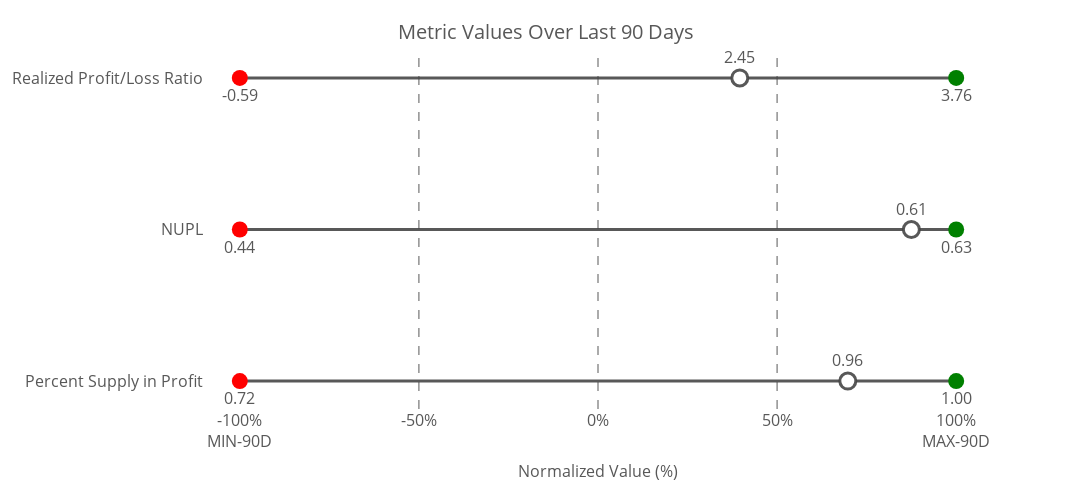

Notebook source saved alongside this figure:
### Code cell
# Manually define metrics and their titles
metrics_titles = {

    'supplyinprofit_sma_percentile': "Percent Supply in Profit",
    'nupl_sma_zscore':"NUPL",
    'plratio_sma_zscore': "Realized Profit/Loss Ratio"
    
    # Add more metrics and titles as needed
}

# Create the dot plot
fig = create_dot_plot(merged_df, metrics_titles)

# Show the plot
fig.show()

# Optionally, save the plot as an HTML file
import plotly.io as pio
pio.write_html(fig, file='normalized_profitloss2_raw_metrics_dot_plot.html')

### Figure 1 — Plotly figure (JSON) as saved in the notebook; plotly's stock layout.template omitted (floating-point values rounded to 4 significant figures)
{"data": [{"line": {"color": "rgba(70, 70, 70, 0.9)", "width": 3}, "mode": "lines", "showlegend": false, "x": [-100, 100], "y": ["Percent Supply in Profit", "Percent Supply in Profit"], "type": "scatter"}, {"marker": {"color": "red", "size": 16, "symbol": "circle"}, "mode": "markers+text", "name": "Percent Supply in Profit Min", "text": ["0.72"], "textfont": {"color": "rgba(70, 70, 70, 0.9)", "size": 16}, "textposition": "bottom center", "x": [-100], "y": ["Percent Supply in Profit"], "type": "scatter"}, {"marker": {"color": "green", "size": 16, "symbol": "circle"}, "mode": "markers+text", "name": "Percent Supply in Profit Max", "text": ["1.00"], "textfont": {"color": "rgba(70, 70, 70, 0.9)", "size": 16}, "textposition": "bottom center", "x": [100], "y": ["Percent Supply in Profit"], "type": "scatter"}, {"marker": {"color": "white", "line": {"color": "rgba(70, 70, 70, 0.9)", "width": 3}, "size": 16, "symbol": "circle"}, "mode": "markers+text", "name": "Percent Supply in Profit Current", "text": ["0.96"], "textfont": {"color": "rgba(70, 70, 70, 0.9)", "size": 16}, "textposition": "top center", "x": [69.74], "y": ["Percent Supply in Profit"], "type": "scatter"}, {"line": {"color": "rgba(70, 70, 70, 0.9)", "width": 3}, "mode": "lines", "showlegend": false, "x": [-100, 100], "y": ["NUPL", "NUPL"], "type": "scatter"}, {"marker": {"color": "red", "size": 16, "symbol": "circle"}, "mode": "markers+text", "name": "NUPL Min", "text": ["0.44"], "textfont": {"color": "rgba(70, 70, 70, 0.9)", "size": 16}, "textposition": "bottom center", "x": [-100], "y": ["NUPL"], "type": "scatter"}, {"marker": {"color": "green", "size": 16, "symbol": "circle"}, "mode": "markers+text", "name": "NUPL Max", "text": ["0.63"], "textfont": {"color": "rgba(70, 70, 70, 0.9)", "size": 16}, "textposition": "bottom center", "x": [100], "y": ["NUPL"], "type": "scatter"}, {"marker": {"color": "white", "line": {"color": "rgba(70, 70, 70, 0.9)", "width": 3}, "size": 16, "symbol": "circle"}, "mode": "markers+text", "name": "NUPL Current", "text": ["0.61"], "textfont": {"color": "rgba(70, 70, 70, 0.9)", "size": 16}, "textposition": "top center", "x": [87.49], "y": ["NUPL"], "type": "scatter"}, {"line": {"color": "rgba(70, 70, 70, 0.9)", "width": 3}, "mode": "lines", "showlegend": false, "x": [-100, 100], "y": ["Realized Profit/Loss Ratio", "Realized Profit/Loss Ratio"], "type": "scatter"}, {"marker": {"color": "red", "size": 16, "symbol": "circle"}, "mode": "markers+text", "name": "Realized Profit/Loss Ratio Min", "text": ["-0.59"], "textfont": {"color": "rgba(70, 70, 70, 0.9)", "size": 16}, "textposition": "bottom center", "x": [-100], "y": ["Realized Profit/Loss Ratio"], "type": "scatter"}, {"marker": {"color": "green", "size": 16, "symbol": "circle"}, "mode": "markers+text", "name": "Realized Profit/Loss Ratio Max", "text": ["3.76"], "textfont": {"color": "rgba(70, 70, 70, 0.9)", "size": 16}, "textposition": "bottom center", "x": [100], "y": ["Realized Profit/Loss Ratio"], "type": "scatter"}, {"marker": {"color": "white", "line": {"color": "rgba(70, 70, 70, 0.9)", "width": 3}, "size": 16, "symbol": "circle"}, "mode": "markers+text", "name": "Realized Profit/Loss Ratio Current", "text": ["2.45"], "textfont": {"color": "rgba(70, 70, 70, 0.9)", "size": 16}, "textposition": "top center", "x": [39.58], "y": ["Realized Profit/Loss Ratio"], "type": "scatter"}], "layout": {"shapes": [{"line": {"color": "rgba(70, 70, 70, 0.9)", "dash": "dash", "width": 1}, "type": "line", "x0": -50, "x1": -50, "xref": "x", "y0": 0, "y1": 1, "yref": "paper"}, {"line": {"color": "rgba(70, 70, 70, 0.9)", "dash": "dash", "width": 1}, "type": "line", "x0": 0, "x1": 0, "xref": "x", "y0": 0, "y1": 1, "yref": "paper"}, {"line": {"color": "rgba(70, 70, 70, 0.9)", "dash": "dash", "width": 1}, "type": "line", "x0": 50, "x1": 50, "xref": "x", "y0": 0, "y1": 1, "yref": "paper"}], "title": {"font": {"color": "rgba(70, 70, 70, 0.9)", "size": 20}, "text": "Metric Values Over Last 90 Days", "y": 0.95, "x": 0.5, "xanchor": "center", "yanchor": "top"}, "xaxis": {"title": {"font": {"color": "rgba(70, 70, 70, 0.9)", "size": 16}, "text": "Normalized Value (%)"}, "tickfont": {"color": "rgba(70, 70, 70, 0.9)", "size": 16}, "showgrid": false, "range": [-110, 110], "tickvals": [-100, -50, 0, 50, 100], "ticktext": ["-100%<br>MIN-90D", "-50%", "0%", "50%", "100%<br>MAX-90D"], "showline": false, "zeroline": false}, "yaxis": {"tickfont": {"color": "rgba(70, 70, 70, 0.9)", "size": 16}, "title": {"standoff": 35}, "tickmode": "array", "tickvals": [0, 1, 2], "ticktext": ["Percent Supply in Profit", "NUPL", "Realized Profit/Loss Ratio"], "side": "left", "showgrid": false}, "margin": {"l": 100, "r": 100, "t": 50, "b": 20}, "font": {"color": "rgba(70, 70, 70, 0.9)", "size": 14}, "height": 490, "width": 1200, "showlegend": false, "plot_bgcolor": "white", "paper_bgcolor": "white"}}
